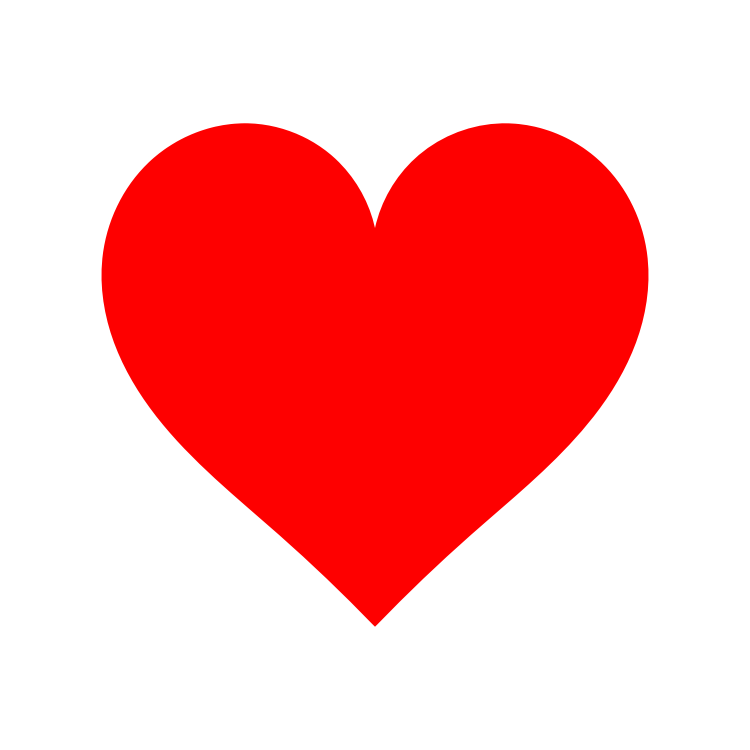
#> input picture pydata/heart.jpg, 1500 x 1500 px, found by its file name (shown at 1/2 size)
$ jupyter execute --allow-errors '付録.ipynb'   (older library calls are emulated)
#> lines starting #> are read from the running program, lines starting #| are printed output that depends on the picture
# 付録A  Pyアート

## A.1  2Dグラフィックス

### A1.1  標準ライブラリ

グラフィックス関連の標準ライブラリは以下のものがある
- imghdr
イメージファイルのファイルタイプを検出する
- colorsys
RGB、YIQ、HSV、HLSの間で色の変換を行う

Pythonでグラフィックスを本格的に扱うならサードパーティパッケージが必要になる

### A.1.2  PILとPillow

PILはPythonで最も有名なイメージ処理ライブラリになる

[cell 1]
from PIL import Image

#> (a cell that did not finish here is left out)

#> (a cell that did not finish here is left out)

#> (a cell that did not finish here is left out)

#> (a cell that did not finish here is left out)

画像を扱うならPILパッケージからImageモジュールをインポートする
Imageモジュールの open 関数に画像のファイル名を渡すことでImageオブジェクトを作成できる
Imageオブジェクトのformat(ファイル形式)、size、mode(色の表現法)アトリビュートを呼ぶことで画像の情報を知ることができる

#> (a cell that did not finish here is left out)

Imageオブジェクトの show メソッドを呼び出すと画像を別のアプリで開くことができる

[cell 7]
half_1 = (0, 0, 50, 95)
#> half_1 = (0, 0, 50, 95)
half_2 = (50, 0, 100, 95)

#> (a cell that did not finish here is left out)

#> (a cell that did not finish here is left out)

#> (a cell that did not finish here is left out)

imageオブジェクトの crop メソッドにx座標とy座標の範囲をタプルにして渡すことで、画像を切り取ってImageオブジェクトを新たに作成してくれる
Imageオブジェクトの save メソッドにファイル名を渡すことで保存することができる

[cell 11]
heart_img = Image.open(r".\pydata\heart.jpg")
#> heart_img is the input picture: PIL image 1500x1500 RGB; mean R, G, B 254.7, 170.8, 170.8

[cell 12]
heart_img.size
#> Out = (1500, 1500)

[cell 13]
heart_resize_img = heart_img.resize((30, 30))
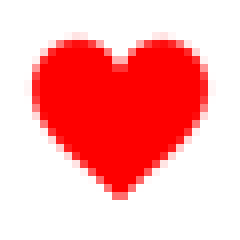
#> heart_resize_img: PIL image 30x30 RGB (shown 8 times larger); mean R, G, B 254.7, 170.9, 170.9

[cell 14]
heart_resize_img.size
#> Out = (30, 30)
